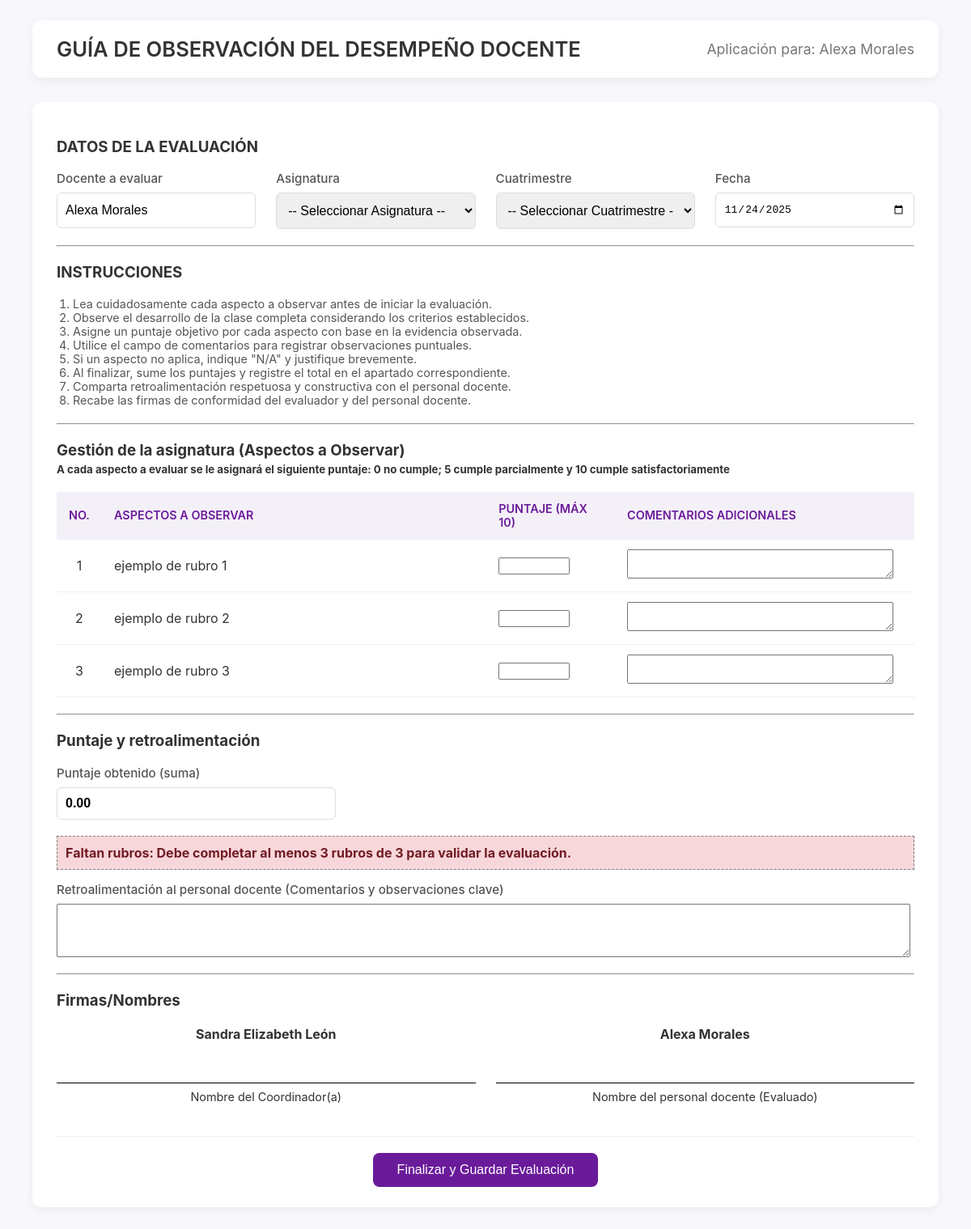
The page /index.php?controlador=aplicacion&accion=aplicar&id_app=5 (signed in) on the database its author committed.
### tables this page shows
CREATE TABLE `aplicacioninstrumento` (
  `id_aplicacion` int(11) NOT NULL AUTO_INCREMENT,
  `puntaje` decimal(5,2) NOT NULL,
  `observaciones` text DEFAULT NULL,
  `id_instrumento` int(11) DEFAULT NULL,
  `id_profesor` int(11) DEFAULT NULL,
  `id_periodo` int(11) DEFAULT NULL,
  `id_evaluador` int(11) DEFAULT NULL COMMENT 'ID del usuario (profesor.id_profesor) que realiza la evaluación',
  `estado` varchar(45) NOT NULL DEFAULT 'pendiente',
  PRIMARY KEY (`id_aplicacion`),
  KEY `id_instrumento` (`id_instrumento`),
  KEY `id_profesor` (`id_profesor`),
  KEY `id_periodo` (`id_periodo`),
  KEY `id_evaluador` (`id_evaluador`),
  CONSTRAINT `aplicacioninstrumento_ibfk_1` FOREIGN KEY (`id_instrumento`) REFERENCES `instrumento` (`id_instrumento`) ON DELETE SET NULL ON UPDATE CASCADE,
  CONSTRAINT `aplicacioninstrumento_ibfk_2` FOREIGN KEY (`id_profesor`) REFERENCES `profesor` (`id_profesor`) ON DELETE SET NULL ON UPDATE CASCADE,
  CONSTRAINT `aplicacioninstrumento_ibfk_3` FOREIGN KEY (`id_periodo`) REFERENCES `periodo` (`id_periodo`) ON DELETE SET NULL ON UPDATE CASCADE,
  CONSTRAINT `aplicacioninstrumento_ibfk_4` FOREIGN KEY (`id_evaluador`) REFERENCES `profesor` (`id_profesor`) ON DELETE SET NULL ON UPDATE CASCADE
);

CREATE TABLE `profesor` (
  `id_profesor` int(11) NOT NULL,
  `nombre` varchar(45) NOT NULL,
  `apellido_pa` varchar(45) NOT NULL,
  `apellido_ma` varchar(45) NOT NULL,
  `sexo` varchar(45) NOT NULL,
  `matricula` varchar(45) NOT NULL,
  `pass` varchar(255) NOT NULL,
  `rol` varchar(45) NOT NULL,
  `grado_academico` varchar(45) NOT NULL,
  PRIMARY KEY (`id_profesor`)
);

CREATE TABLE `rubro` (
  `id_rubro` int(11) NOT NULL AUTO_INCREMENT,
  `id_instrumento` int(11) NOT NULL,
  `texto_aspecto` text NOT NULL,
  `orden` int(11) NOT NULL,
  PRIMARY KEY (`id_rubro`),
  KEY `id_instrumento` (`id_instrumento`),
  CONSTRAINT `rubro_ibfk_1` FOREIGN KEY (`id_instrumento`) REFERENCES `instrumento` (`id_instrumento`) ON DELETE CASCADE ON UPDATE CASCADE
);

### app/controllers/AplicacionController.php (called while the page is built, shortened)
<?php
include_once "app/models/AplicacionModel.php";
include_once "app/models/RubroModel.php";
include_once "app/models/UserModel.php";
include_once "app/models/MateriaModel.php";
class AplicacionController {
    private $aplicacionModel;
    private $rubroModel;
    private $userModel;
    private $materiaModel;
    public function __construct($connection) {
        $this->aplicacionModel = new AplicacionModel($connection);
        $this->rubroModel = new RubroModel($connection);
        $this->userModel = new UserModel($connection);
        $this->materiaModel = new MateriaModel($connection);
    }
    public function aplicar() {
        $id_aplicacion = (int)$_GET['id_app'];
        $aplicacion_data = $this->aplicacionModel->consultarPorID($id_aplicacion);
        $rubros = $this->rubroModel->getRubrosPorInstrumento($aplicacion_data['id_instrumento']);
        $evaluador_data = $this->userModel->consultarPorID($aplicacion_data['id_evaluador']);
        $materias_disponibles = $this->materiaModel->consultarTodasMaterias();
        $cuatrimestres_disponibles = $this->aplicacionModel->getCuatrimestres();
        $datos = [
            'aplicacion' => $aplicacion_data,
            'rubros' => $rubros,
            'evaluador' => $evaluador_data,
            'materias_lista' => $materias_disponibles,
            'cuatrimestres_lista' => $cuatrimestres_disponibles
        ];
        include_once "app/views/aplicacion/llenar.php";
    }
}

### app/models/AplicacionModel.php (called while the page is built, shortened)
<?php
    class AplicacionModel {
        public $connection;
        public function __construct($connection) {
            $this->connection = $connection;
        }
        public function consultarPorID($id_aplicacion) {
            $sql = "
                SELECT
                    ai.id_aplicacion,
                    ai.id_instrumento,
                    ai.id_profesor,
                    ai.id_evaluador,
                    ai.id_periodo,
                    ai.estado,
                    p.nombre AS profesor_nombre,
                    p.apellido_pa AS profesor_apellido,
                    p.apellido_ma AS profesor_apellido_ma,
                    i.nombre AS instrumento_nombre,
                    pe.nombre AS periodo_nombre
                FROM
                    aplicacioninstrumento ai
                LEFT JOIN
                    profesor p ON ai.id_profesor = p.id_profesor
                LEFT JOIN
                    instrumento i ON ai.id_instrumento = i.id_instrumento
                LEFT JOIN
                    periodo pe ON ai.id_periodo = pe.id_periodo
                WHERE
                    ai.id_aplicacion = ?";
            $stmt = $this->connection->prepare($sql);
            $stmt->bind_param("i", $id_aplicacion);
            $stmt->execute();
            $result = $stmt->get_result();
            return $result->fetch_assoc();
        }
        public function getCuatrimestres() {
            return [
                '1°', '2°', '3°', '4°', '5°', '6°', '7°', '8°', '9°', '10°'
            ];
        }
    }

### app/models/RubroModel.php (called while the page is built, shortened)
<?php
class RubroModel {
    private $connection;
    public function __construct($connection) {
        $this->connection = $connection;
    }
    public function getRubrosPorInstrumento($id_instrumento) {
        $sql = "SELECT id_rubro, texto_aspecto, orden
                FROM rubro
                WHERE id_instrumento = ?
                ORDER BY orden ASC";
        $stmt = $this->connection->prepare($sql);
        $stmt->bind_param("i", $id_instrumento);
        $stmt->execute();
        $resultado = $stmt->get_result();
        return $resultado->fetch_all(MYSQLI_ASSOC);
    }
}
?>

### app/models/UserModel.php (called while the page is built, shortened)
<?php
    class UserModel{
        public $connection;
        public Function __construct($connection){
            $this -> connection = $connection;
        }
        public function consultarPorID($id_browser){
            $sql_statement = "SELECT id_profesor, matricula, nombre, apellido_pa, apellido_ma, sexo, pass, rol, grado_academico FROM profesor WHERE id_profesor = ?";
            $statement = $this -> connection -> prepare($sql_statement);
            $statement -> bind_param("i", $id_browser);
            $statement -> execute();
            $result = $statement -> get_result();
            return $result -> fetch_assoc();
        }
    }

### app/models/MateriaModel.php (called while the page is built, shortened)
<?php
class MateriaModel {
    public $connection;
    public function __construct($connection){
        $this->connection = $connection;
    }
    public function consultarTodasMaterias() {
        $sql = "SELECT id_materia, nombre_materia FROM materia ORDER BY nombre_materia";
        return $this->connection->query($sql);
    }
}

### app/views/aplicacion/llenar.php (the view, shortened to what this page needs)
<?php
$aplicacion = $datos['aplicacion'];
$rubros = $datos['rubros'];
$evaluador = $datos['evaluador'] ?? [];
$profesor_nombre_completo = htmlspecialchars($aplicacion['profesor_nombre'] . ' ' . $aplicacion['profesor_apellido'] ?? 'N/A');
$evaluador_nombre_completo = htmlspecialchars(($evaluador['nombre'] ?? 'Evaluador') . ' ' . ($evaluador['apellido_pa'] ?? ''));
$fecha_actual = date('Y-m-d');
?>
<!DOCTYPE html>
<html lang="es">
<head>
    <link rel="stylesheet" href="public/css/panel_style.css?v=<?php echo time(); ?>">
    <link rel="stylesheet" href="public/css/crud_style.css?v=<?php echo time(); ?>">
</head>
<body>
    <div class="main-container">
        <div class="main-content">
            <header class="module-header">
                <h1>GUÍA DE OBSERVACIÓN DEL DESEMPEÑO DOCENTE</h1>
                <p>Aplicación para: <?php echo $profesor_nombre_completo; ?></p>
            </header>
            <form action="index.php?controlador=aplicacion&accion=guardarAplicacion" method="POST" class="form-card">
                <h3>DATOS DE LA EVALUACIÓN</h3>
                <div class="form-grid" style="grid-template-columns: repeat(4, 1fr);">
                    <div class="form-field">
                        <label>Docente a evaluar</label>
                        <input type="text" value="<?php echo $profesor_nombre_completo; ?>" readonly>
                    </div>
                    <div class="form-field">
                        <label for="asignatura">Asignatura</label>
                        <select name="asignatura" id="asignatura" required>
                            <option value="">-- Seleccionar Asignatura --</option>
                        </select>
                    </div>
                    <div class="form-field">
                        <label for="cuatrimestre">Cuatrimestre</label>
                        <select name="cuatrimestre" id="cuatrimestre" required>
                            <option value="">-- Seleccionar Cuatrimestre --</option>
                        </select>
                    </div>
                    <div class="form-field">
                        <label for="fecha_evaluacion">Fecha</label>
                        <input type="date" name="fecha_evaluacion" id="fecha_evaluacion" value="<?php echo $fecha_actual; ?>" required>
                    </div>
                </div>
                <hr style="margin: 20px 0;">
                <h3>INSTRUCCIONES</h3>
                <ol style="padding-left: 20px; font-size: 0.9em; color: #555;">
                    <li>Lea cuidadosamente cada aspecto a observar antes de iniciar la evaluación.</li>
                    <li>Observe el desarrollo de la clase completa considerando los criterios establecidos.</li>
                    <li>Asigne un puntaje objetivo por cada aspecto con base en la evidencia observada.</li>
                    <li>Utilice el campo de comentarios para registrar observaciones puntuales.</li>
                    <li>Si un aspecto no aplica, indique "N/A" y justifique brevemente.</li>
                    <li>Al finalizar, sume los puntajes y registre el total en el apartado correspondiente.</li>
                    <li>Comparta retroalimentación respetuosa y constructiva con el personal docente.</li>
                    <li>Recabe las firmas de conformidad del evaluador y del personal docente.</li>
                </ol>
                <hr style="margin: 20px 0;">
                <h3>Gestión de la asignatura (Aspectos a Observar)</h3>
                <h5 style="margin-top: -15px; margin-bottom: 15px;">A cada aspecto a evaluar se le asignará el siguiente puntaje: 0 no cumple; 5 cumple parcialmente y 10 cumple satisfactoriamente</h5>
                <table class="data-table" style="width: 100%;">
                    <thead>
                        <tr>
                            <th style="width: 5%;">No.</th>
                            <th style="width: 45%;">Aspectos a observar</th>
                            <th style="width: 15%;">Puntaje (Máx 10)</th>
                            <th style="width: 35%;">Comentarios adicionales</th>
                        </tr>
                    </thead>
                    <tbody>
                        <?php
                        $contador = 1;
                        foreach ($rubros as $rubro):
                        ?>
                            <tr>
                                <td style="text-align: center;"><?php echo $contador++; ?></td>
                                <td><?php echo htmlspecialchars($rubro['texto_aspecto']); ?></td>
                                <td>
                                    <input type="number"
                                           class="puntaje-input"
                                           name="puntaje[<?php echo $rubro['id_rubro']; ?>]"
                                           id="puntaje-<?php echo $rubro['id_rubro']; ?>"
                                           min="0" max="10" step="5"
                                           required style="width: 80px; text-align: center;">
                                </td>
                                <td>
                                    <textarea name="comentarios[<?php echo $rubro['id_rubro']; ?>]" rows="2" style="width: 95%;"></textarea>
                                </td>
                            </tr>
                        <?php endforeach; ?>
                    </tbody>
                </table>
                <hr style="margin: 20px 0;">
                <h3>Puntaje y retroalimentación</h3>
                <div class="form-grid" style="grid-template-columns: 1fr 2fr;">
                    <div class="form-field">
                        <label for="puntaje_total">Puntaje obtenido (suma)</label>
                        <input type="number" name="puntaje_total" id="puntaje_total" value="0" readonly style="font-weight: bold; width: 100%; padding: 10px;">
                    </div>
                    <div class="form-field full-width" style="grid-column: 1 / -1;">
                        <div id="regla-retroalimentacion" style="padding: 10px; border: 1px dashed gray; font-weight: bold; margin-bottom: 15px;">
                        </div>
                        <label for="observaciones_generales">Retroalimentación al personal docente (Comentarios y observaciones clave)</label>
                        <textarea name="observaciones_generales" id="observaciones_generales" rows="4" style="width: 99%;"></textarea>
                    </div>
                </div>
                <hr style="margin: 20px 0;">
                <h3>Firmas/Nombres</h3>
                <div class="form-grid" style="grid-template-columns: 1fr 1fr; margin-top: 20px;">
                    <div style="text-align: center;">
                        <div style="font-weight: bold;"><?php echo $evaluador_nombre_completo; ?></div>
                        <hr style="border: none; border-top: 1px solid black; margin-top: 50px;">
                        <label style="display: block; margin-top: 5px; font-size: 0.9em;">Nombre del Coordinador(a)</label>
                    </div>
                    <div style="text-align: center;">
                        <div style="font-weight: bold;"><?php echo $profesor_nombre_completo; ?></div>
                        <hr style="border: none; border-top: 1px solid black; margin-top: 50px;">
                        <label style="display: block; margin-top: 5px; font-size: 0.9em;">Nombre del personal docente (Evaluado)</label>
                    </div>
                </div>
                <div class="button-group" style="margin-top: 40px; justify-content: center;">
                    <button type="submit" name="guardar_aplicacion" class="button-primary" style="padding: 12px 30px;">Finalizar y Guardar Evaluación</button>
                </div>
            </form>
        </div>
    </div>
</body>
</html>

### rows shown on the page
aplicacioninstrumento: id_profesor.apellido_pa "Alexa Morales"
rubro: texto_aspecto "ejemplo de rubro 1"
rubro: texto_aspecto "ejemplo de rubro 2"
rubro: texto_aspecto "ejemplo de rubro 3"
profesor: evaluador_nombre_completo "Sandra Elizabeth León"
